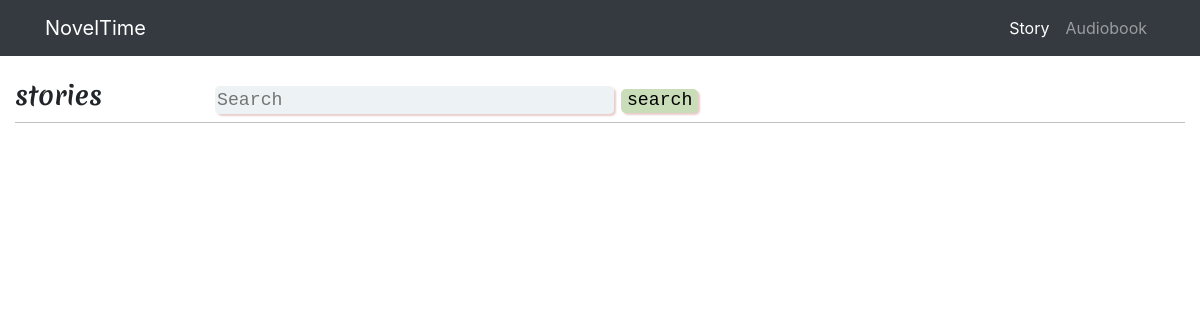
Before: / with the older database file.
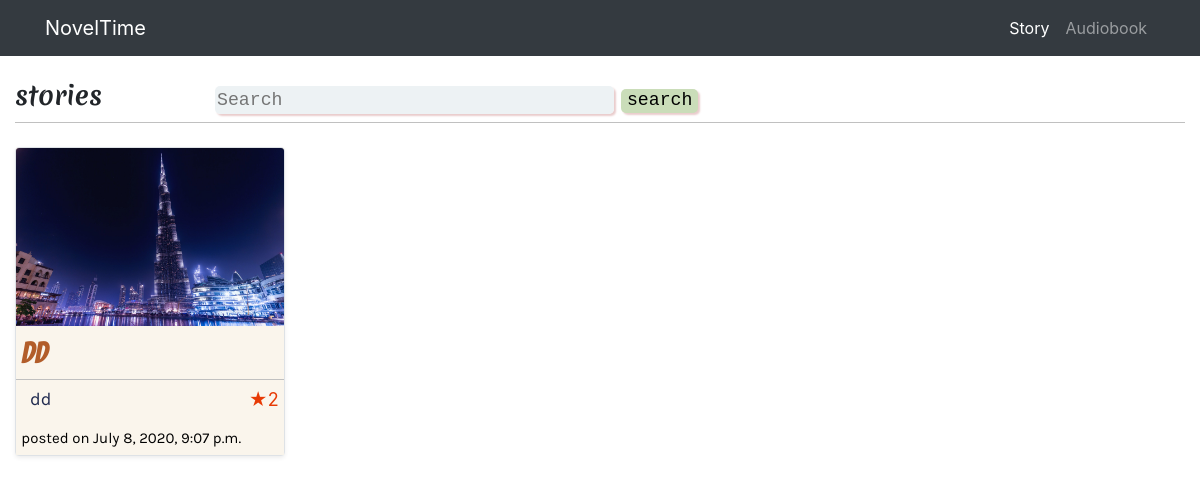
After: the same page with the newer database file.
### freelancing/models.py (models this page shows, shortened)
class story(models.Model):
    story_title=models.CharField(max_length=30,blank=False)
    story_descrtiption=models.TextField()
    story_title_pic=models.ImageField()
    upload_time=models.DateTimeField(auto_now_add=True)
    category=models.CharField(max_length=20 ,blank=True)
    rating=models.IntegerField()

### freelancing/views.py (the view)
# urls.py: path('',views.index,name='index'),
def index(request):
    all_stories=story.objects.all().order_by('upload_time')
    info=information.objects.all()
    return render(request,'index.html',{'stories':all_stories.reverse(),'info':info})

### freelancing/templates/index.html (shortened to what this page needs)
{%extends 'extended.html'%}
{% load static %}
{%block codes%}
<div class="my-4" style="border-bottom: 1px solid	#C0C0C0 ;">
    <div class="row" >
        <div class="col-2">
           <h2 style="font-family: meri;"> stories</h2>
        </div>
        <div class="col-9 col-lg-6">
        <form action="{% url 'search' %}" method="POST">
           <h2> <input type="text" placeholder="Search" name="search" style=" padding-top:4px; padding-bottom: 2px; width: 70%; font-weight: lighter;border: none; border-radius: 5px; background-color: rgba(232, 239, 241, 0.781); color: firebrick; font-family: monospace;  box-shadow: 2px 2px 2px #e9cccc; font-size: 70%;  ">
            <button  type="submit"  style=" font-family:doris;font-weight: bold; background-color: rgb(202, 221, 185); border-radius: 5px; border:none; font-weight: lighter; font-size: 90%; font-family: monospace; box-shadow: 2px 2px 2px #e9cccc; font-size: 70%;" >search</button></h2>
          </form>
        </div>
    </div>
</div>
<div class="row">
<div class="col-lg-9 ">
<div class="row">
    {%for st in stories%}
    <div class="col-6 col-lg-4" >
        <a href="{%url 'chapter_page' s_title=st.story_title %}"  style="background-color: rgba(250, 244, 235, 0.911);">
        <div class="card  mb-5   border rounded shadow-sm bg-white ">
            <img class="card-img-top"  src='media/{{st.story_title_pic}}' alt='image not uploaded'>
            <div class="card-body-sm " >
                <div class="card-title text-responsive" style="border-bottom: 1px solid #C0C0C0;" >
                    <h3 style="margin-left: 2%; margin-top: 3%; font-family:'eastwood';color:rgba(163, 60, 0, 0.822) ; font-stretch: wider; " >{{st.story_title}}   </h3>
                </div>
                <p style="margin-top: -2%; margin-bottom: 3%; "><span class=" fa-pull-right " style="color:rgb(231, 58, 5);"> &#9733;{{st.rating}}</span></p>
                 <div class="card-text text-responsive" >
                    <p style=" font-family:karla; color: rgba(2, 15, 58, 0.884);">&nbsp;&nbsp;{{st.story_descrtiption}}</p>
                 </div>
            </div>
            <div class="jk" >
            <div class="card-footer-sm text-responsive "  >
               <h6 style="font-family: karla;">posted on {{st.upload_time}}</h6>
            </div></div>
        </a>
        </div>
    </div>
    {%endfor%}
</div>
</div>
   <div class="col-lg-1 col-1 mt-3">
   </div>
</div>
{%endblock%}

Changed rows visible on the page:
added story: story_title_pic (picture), story_title "dd", rating "2", story_descrtiption "dd", upload_time "July 8, 2020, 9:07 p.m."
